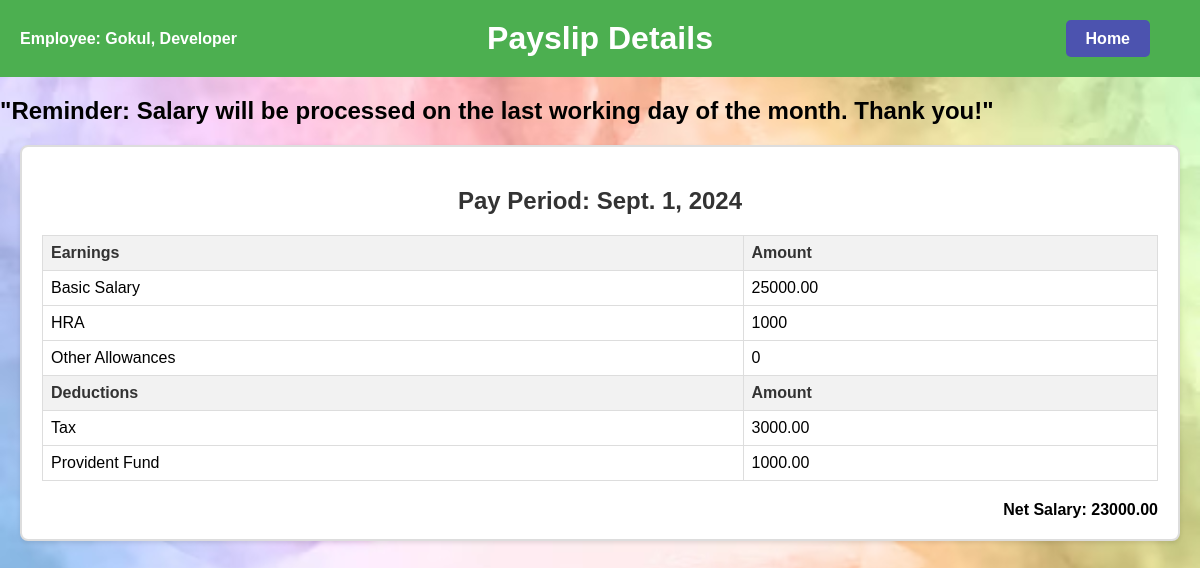
The page /payslip/ (signed in) on the database its author committed.
### apps/models.py (models this page shows)
class User(models.Model):
    ROLE_CHOICES = [
        ('admin', 'Administrator'),
        ('hr', 'HR Personnel'),
        ('employee', 'Employee'),
    ]
    first_name = models.CharField(max_length=30)
    last_name = models.CharField(max_length=30)
    password = models.CharField(max_length=128)
    role = models.CharField(max_length=10, choices=ROLE_CHOICES)
    phone_number = models.CharField(max_length=10, blank=True, null=True)
    address = models.TextField(blank=True, null=True)
    date_of_birth = models.DateField(blank=True, null=True)
    is_staff=models.BooleanField(default=False)
    created_on = models.DateTimeField(auto_now_add=True)
    modified_on = models.DateTimeField(auto_now=True)

class Employee(models.Model):
    user = models.ForeignKey(User, on_delete=models.CASCADE)
    employee_id = models.CharField(max_length=10, unique=True)
    department = models.CharField(max_length=50)
    designation = models.CharField(max_length=50)
    date_of_joining = models.DateField()
    salary = models.DecimalField(max_digits=10, decimal_places=2)
    created_on = models.DateTimeField(auto_now_add=True)
    modified_on = models.DateTimeField(auto_now=True)

class Payroll(models.Model):
    employee = models.ForeignKey(Employee, on_delete=models.CASCADE)
    pay_date = models.DateField()
    basic_salary = models.DecimalField(max_digits=10, decimal_places=2)
    pf = models.DecimalField(max_digits=10, decimal_places=2, default=0.0)
    deductions = models.DecimalField(max_digits=10, decimal_places=2, default=0.0)
    net_pay = models.DecimalField(max_digits=10, decimal_places=2)
    created_on = models.DateTimeField(auto_now_add=True)
    modified_on = models.DateTimeField(auto_now=True)

### apps/views.py (the view)
# urls.py: path('payslip/',payslip ,name='payslip'),
def payslip(request):
    mobile_no = request.session.get('mobile_no')
    user_no=User.objects.filter(phone_number=mobile_no).last()
    emp_number=Employee.objects.filter(user_id=user_no.id).last()
    pay_roll=Payroll.objects.filter(employee=emp_number.id).last()
    context={}
    context['value'] = "Payslip Details"
    if pay_roll:
        context["pay_period"] = pay_roll.pay_date
        context["basic_salary"] = pay_roll.basic_salary
        context["hra"] = 1000
        context["tax"] = pay_roll.deductions
        context['pf'] = pay_roll.pf
        context["other_allowances"] = 0
        context["net_salary"] = pay_roll.net_pay+1000
    if emp_number:
        context["employee_name"] = user_no.first_name
        context["designation"] = emp_number.designation
    return render(request,'payslip.html',context=context)

### templates/payslip.html (shortened to what this page needs)
{% load static %}
<!DOCTYPE html>
<html lang="en">
<head>
</head>
<body>
    {% include 'header.html' %}
    <div>
        <marquee behavior="scroll" direction="left"><h2>"Reminder: Salary will be processed on the last working day of the month. Thank you!"</h2></marquee>
    </div>
    <div class="container">
        <div class="payslip-details">
            <h2>Pay Period: {{ pay_period }}</h2>
            <table class="payslip-table">
                <tr>
                    <th>Earnings</th>
                    <th>Amount</th>
                </tr>
                <tr>
                    <td>Basic Salary</td>
                    <td>{{ basic_salary }}</td>
                </tr>
                <tr>
                    <td>HRA</td>
                    <td>{{ hra }}</td>
                </tr>
                <tr>
                    <td>Other Allowances</td>
                    <td>{{ other_allowances }}</td>
                </tr>
                <tr>
                    <th>Deductions</th>
                    <th>Amount</th>
                </tr>
                <tr>
                    <td>Tax</td>
                    <td>{{ tax }}</td>
                </tr>
                <tr>
                    <td>Provident Fund</td>
                    <td>{{ pf }}</td>
                </tr>
            </table>
            <div class="payslip-summary">
                Net Salary: {{ net_salary }}
            </div>
        </div>
    </div>
</body>
</html>

### templates/header.html (shortened to what this page needs)
<!DOCTYPE html>
<html lang="en">
<head>
</head>
<body>
    <div class="header">
        <div class="employee-info">
            Employee: {{ employee_name }}, {{ designation }}
        </div>
        <h1>{{value}}</h1>
        <nav>
            <ul>
                <li><a href="{% url 'employee_homepage' %}">Home</a></li>
            </ul>
        </nav>
    </div>
</body>
</html>

### templates/header.html (style rules this page uses)
.header { background-color: #4CAF50; color: white; padding: 20px; display: flex; justify-content: center; align-items: center; position: relative; }
.employee-info { font-weight: bold; position: absolute; left: 20px; }
.header h1 { margin: 0; }
.header nav { position: absolute; right: 50px; }
.header nav ul { list-style-type: none; margin: 0; padding: 0; }
.header nav ul li { display: inline; }
.header nav ul li a { color: white; text-decoration: none; font-weight: bold; background-color: #4c53af; padding: 10px 20px; border-radius: 5px; }

### rows shown on the page
User: first_name "Gokul"
Employee: designation "Developer"
Payroll: pay_date "Sept. 1, 2024", basic_salary "25000.00", deductions "3000.00", pf "1000.00"

### other values the page prints
{{ value }} "Payslip Details"
{{ hra }} "1000"
{{ other_allowances }} "0"
{{ net_salary }} "23000.00"
